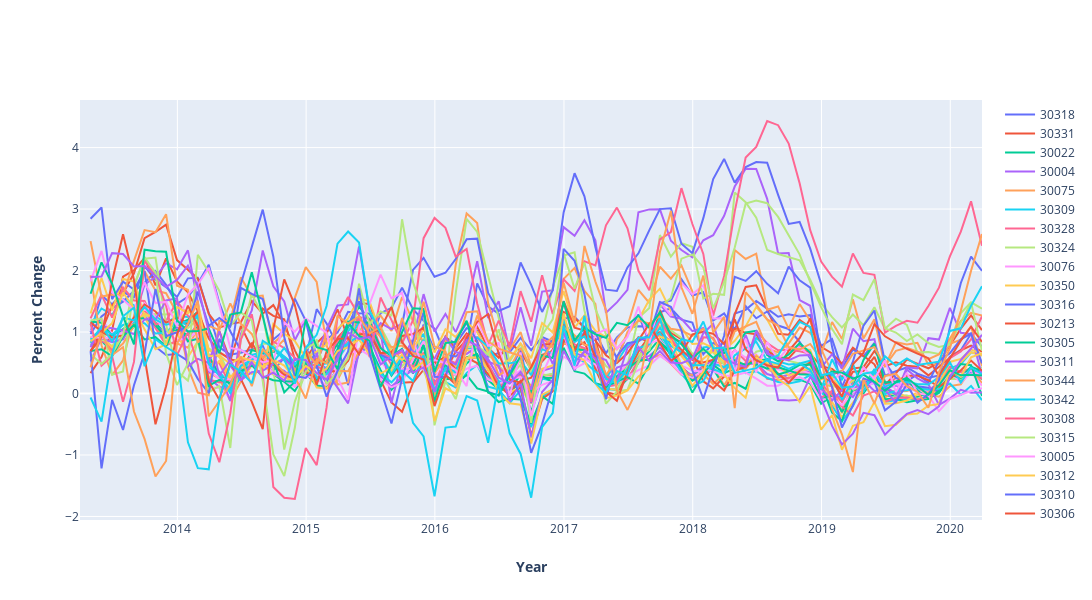

The notebook cell this image was saved under:
### Code cell
data = []
tracex = []
zipcodes = list(df_pct.iloc[:,0:36])

for i in range(0, len(zipcodes)):
    tracex = go.Scatter(
        x = df_pct['Date'],
        y = df_pct[zipcodes[i]],
        mode = 'lines',
        name = '{}'.format(zipcodes[i]))
    data.append(tracex)
    
fig = go.Figure(data = data)
fig.update_xaxes(title = '<b>Year</b>')
fig.update_yaxes(title = '<b>Percent Change</b>')
fig.update_layout(height = 600, width = 1200)

fig.show()
